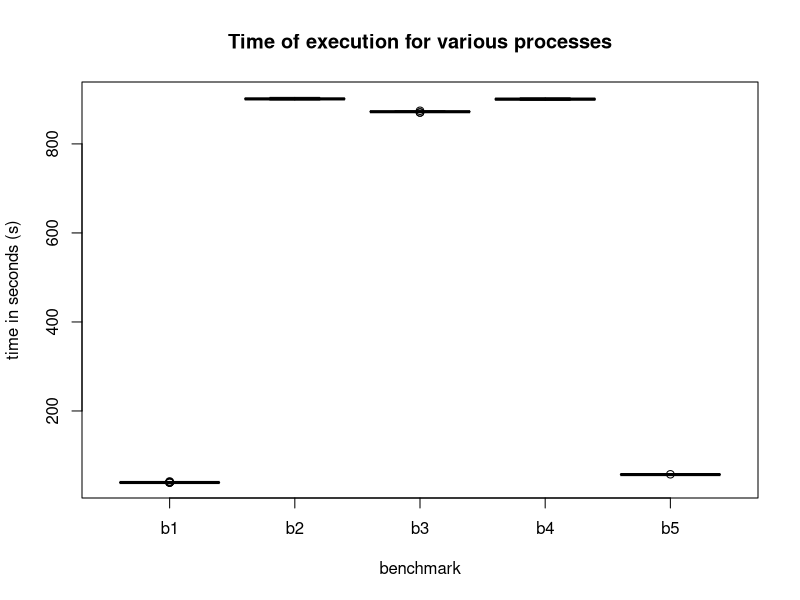

Write the R code that produced this figure.
# R code to extract and plot times of execution for several benchmarks

b1 <- read.csv("benchmark1.txt", header=FALSE, sep="\t")
b2 <- read.csv("benchmark2.txt", header=FALSE, sep="\t")
b3 <- read.csv("benchmark3.txt", header=FALSE, sep="\t")
b4 <- read.csv("benchmark4.txt", header=FALSE, sep="\t")
b5 <- read.csv("benchmark5.txt", header=FALSE, sep="\t")

#sub(" user,", "", a)
b1_times <- c();
b2_times <- c();
b3_times <- c();
b4_times <- c();
b5_times <- c();

for( i in 1:length(b1[,3]) ) {
    b1_times <- append(b1_times, as.double(sub(" user,", "", as.character(b1[i,3]))));
    b2_times <- append(b2_times, as.double(sub(" user,", "", as.character(b2[i,3]))));
    b3_times <- append(b3_times, as.double(sub(" user,", "", as.character(b3[i,3]))));
    b4_times <- append(b4_times, as.double(sub(" user,", "", as.character(b4[i,3]))));
    b5_times <- append(b5_times, as.double(sub(" user,", "", as.character(b5[i,3]))));
}


data <- matrix(ncol=5, nrow=100)
dimnames(data) <- list(c(), c("b1", "b2", "b3", "b4","b5"))

data[,1] <- b1_times
data[,2] <- b2_times
data[,3] <- b3_times
data[,4] <- b4_times
data[,5] <- b5_times

data <- as.data.frame(data)

pdf(file="benchmarks.pdf")
boxplot(data, xlab="benchmark", ylab="time in seconds (s)", 
    main="Time of execution for various processes")
dev.off()
